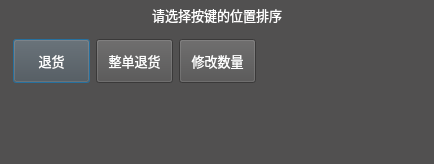
<?xml version="1.0" encoding="UTF-8"?>
<ui version="4.0">
 <class>RefundKeySortDlg</class>
 <widget class="QDialog" name="RefundKeySortDlg">
  <property name="geometry">
   <rect>
    <x>0</x>
    <y>0</y>
    <width>434</width>
    <height>164</height>
   </rect>
  </property>
  <property name="windowTitle">
   <string>Dialog</string>
  </property>
  <property name="styleSheet">
   <string notr="true">background-color: rgb(81, 80, 80);</string>
  </property>
  <layout class="QVBoxLayout" name="verticalLayout">
   <property name="spacing">
    <number>0</number>
   </property>
   <property name="leftMargin">
    <number>0</number>
   </property>
   <property name="topMargin">
    <number>0</number>
   </property>
   <property name="rightMargin">
    <number>0</number>
   </property>
   <property name="bottomMargin">
    <number>0</number>
   </property>
   <item>
    <widget class="QLabel" name="label">
     <property name="sizePolicy">
      <sizepolicy hsizetype="Preferred" vsizetype="Expanding">
       <horstretch>0</horstretch>
       <verstretch>0</verstretch>
      </sizepolicy>
     </property>
     <property name="minimumSize">
      <size>
       <width>0</width>
       <height>30</height>
      </size>
     </property>
     <property name="maximumSize">
      <size>
       <width>16777215</width>
       <height>30</height>
      </size>
     </property>
     <property name="font">
      <font>
       <family>微软雅黑</family>
       <pointsize>10</pointsize>
      </font>
     </property>
     <property name="styleSheet">
      <string notr="true">color: rgb(255, 255, 255);</string>
     </property>
     <property name="text">
      <string>请选择按键的位置排序</string>
     </property>
     <property name="alignment">
      <set>Qt::AlignCenter</set>
     </property>
    </widget>
   </item>
   <item>
    <widget class="QWidget" name="widget" native="true">
     <property name="sizePolicy">
      <sizepolicy hsizetype="Preferred" vsizetype="Expanding">
       <horstretch>0</horstretch>
       <verstretch>0</verstretch>
      </sizepolicy>
     </property>
     <property name="font">
      <font>
       <family>微软雅黑</family>
       <pointsize>10</pointsize>
      </font>
     </property>
     <property name="styleSheet">
      <string notr="true">QPushButton {
	color: rgb(255, 255, 255);
	border-image: url(:/setImage/dlg_btn_normal.png);
}

QPushButton:pressed {
	border-image: url(:/setImage/dlg_btn_press.png);
}</string>
     </property>
     <widget class="QPushButton" name="key1Button">
      <property name="geometry">
       <rect>
        <x>13</x>
        <y>9</y>
        <width>77</width>
        <height>44</height>
       </rect>
      </property>
      <property name="sizePolicy">
       <sizepolicy hsizetype="Minimum" vsizetype="Expanding">
        <horstretch>0</horstretch>
        <verstretch>0</verstretch>
       </sizepolicy>
      </property>
      <property name="font">
       <font>
        <family>微软雅黑</family>
        <pointsize>10</pointsize>
       </font>
      </property>
      <property name="styleSheet">
       <string notr="true"/>
      </property>
      <property name="text">
       <string>退货</string>
      </property>
     </widget>
     <widget class="QPushButton" name="key2Button">
      <property name="geometry">
       <rect>
        <x>96</x>
        <y>9</y>
        <width>77</width>
        <height>44</height>
       </rect>
      </property>
      <property name="sizePolicy">
       <sizepolicy hsizetype="Minimum" vsizetype="Expanding">
        <horstretch>0</horstretch>
        <verstretch>0</verstretch>
       </sizepolicy>
      </property>
      <property name="font">
       <font>
        <family>微软雅黑</family>
        <pointsize>10</pointsize>
       </font>
      </property>
      <property name="styleSheet">
       <string notr="true"/>
      </property>
      <property name="text">
       <string>整单退货</string>
      </property>
     </widget>
     <widget class="QPushButton" name="key3Button">
      <property name="geometry">
       <rect>
        <x>179</x>
        <y>9</y>
        <width>77</width>
        <height>44</height>
       </rect>
      </property>
      <property name="sizePolicy">
       <sizepolicy hsizetype="Minimum" vsizetype="Expanding">
        <horstretch>0</horstretch>
        <verstretch>0</verstretch>
       </sizepolicy>
      </property>
      <property name="font">
       <font>
        <family>微软雅黑</family>
        <pointsize>10</pointsize>
       </font>
      </property>
      <property name="styleSheet">
       <string notr="true"/>
      </property>
      <property name="text">
       <string>修改数量</string>
      </property>
     </widget>
    </widget>
   </item>
  </layout>
 </widget>
 <resources/>
 <connections/>
</ui>
